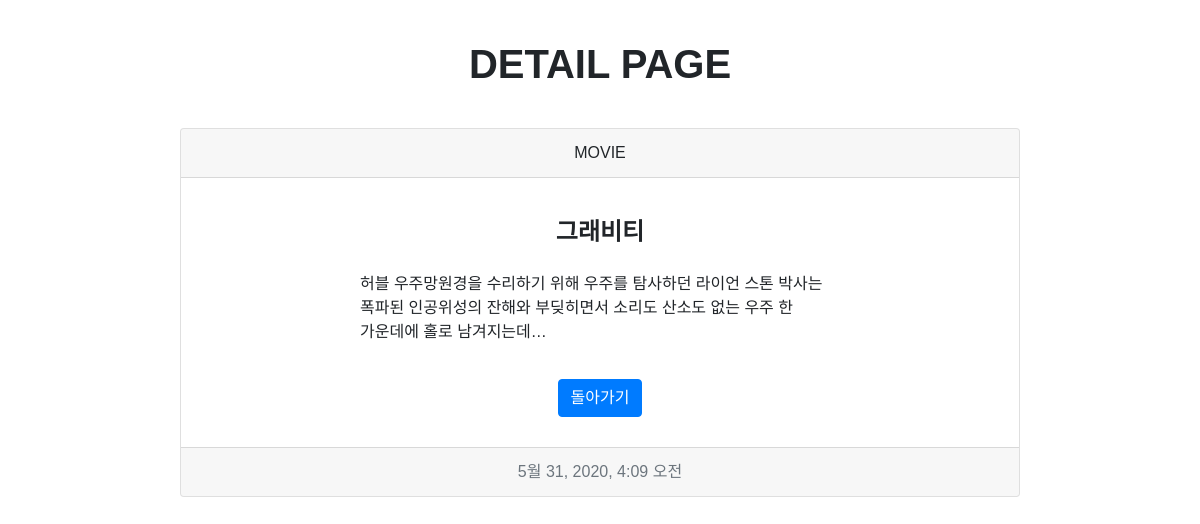
Screenshot of /blog/11 with the database file from the repository.
### blog/models.py (models this page shows, shortened)
class Blog(models.Model):
    title = models.CharField(max_length=200)
    pub_date = models.DateTimeField('date published')
    body = models.TextField()
    hashtag = models.ManyToManyField(Hashtag)

### blog/views.py (the view)
# urls.py: path('blog/<int:blog_id>', blog.views.detail, name = "detail"),
def detail(request, blog_id):
    blog_detail = get_object_or_404(Blog, pk= blog_id)
    hashtags = blog_detail.hashtag.all()
    return render(request, 'detail.html', {'blog': blog_detail,'hashtags':hashtags})

### blog/templates/detail.html (shortened to what this page needs)
<!DOCTYPE html>
<html lang="en">
<head>
    <link rel="stylesheet" href="https://stackpath.bootstrapcdn.com/bootstrap/4.5.0/css/bootstrap.min.css">
</head>
<body>
<h1>DETAIL PAGE</h1>
<div class="card text-center">
    <div class="card-header">MOVIE</div>
    <div class="card-body">
        <h4 class="card-title">{{ blog.title }}</h4>
        <p class="card-text">{{ blog.body }}</p>
        <a href="{% url 'home' %}" class="btn btn-primary">돌아가기</a>
    </div>
    <div class="card-footer text-muted">{{ blog.pub_date }}</div>
</div>
</body>
</html>

### blog/templates/detail.html (style rules this page uses)
body { font-family: 'Noto Sans KR', sans-serif; }
h1 { margin: 40px; text-align:center; font-weight: 900; }
.card { width: 70vw; margin: 0 auto; }
.card-title { font-weight: 700; margin-top: 20px; }
.card-text { width: 40vw; margin: 25px auto; word-break: keep-all; text-align: left; }
.btn { margin: 10px 0; }

### rows the page displays
Blog: title "그래비티", body "허블 우주망원경을 수리하기 위해 우주를 탐사하던 라이언 스톤 박사는 폭파된 인공위성의 잔해와 부딪히면서 소리도 산소도 없는 우주 한 가운데에 홀로 남겨지는데…", pub_date "5월 31, 2020, 4:09 오전"
